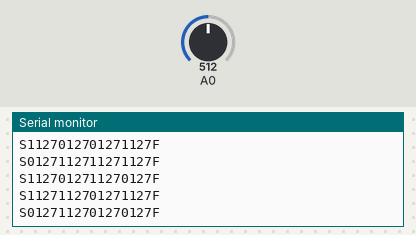
Recording of a sketch running on a simulated Arduino Uno, built with avr-gcc and run on an emulated ATmega328P. On the bench: the last lines printed to the serial monitor. Inputs (shaded band) come from the test bench; at power-on: A0 = 512. Random numbers use the default seed unless the sketch sets one.

Above: at 1.2 s.
1.3 s: A0 set to 716
At 2.1 s:
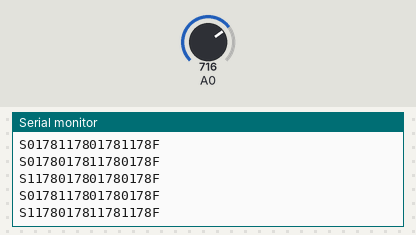
4.3 s: A0 set to 900
At 5.4 s:
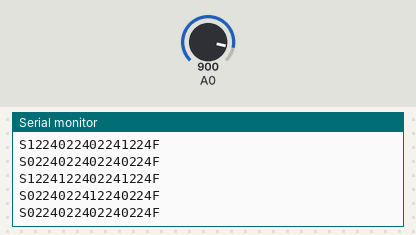

Measured:
- after the input at 1.3 s, the serial monitor: prints a new line after 0.07 s (image 1)
- after the input at 4.3 s, the serial monitor: prints a new line after 0.07 s (image 2)

The sketch:

elektronik_kod.ino
```cpp
void setup()
{

  Serial.begin(9600);
}

void loop()
{
//motor1
  int surme_deg1;
  int yon1;
  surme_deg1=analogRead(A0);
  surme_deg1=map(surme_deg1,0,1023,0,255);
  yon1=random(0,2);
//motor2
  int surme_deg2;
  int yon2;
  surme_deg2=analogRead(A0);
  surme_deg2=map(surme_deg2,0,1023,0,255);
  yon2=random(0,2);
//motor3
  int surme_deg3;
  int yon3;
  surme_deg3=analogRead(A0);
  surme_deg3=map(surme_deg3,0,1023,0,255);
  yon3=random(0,2);
//motor4
int surme_deg4;
  int yon4;
  surme_deg4=analogRead(A0);
  surme_deg4=map(surme_deg4,0,1023,0,255);
  yon4=random(0,2);
  //son print
  Serial.print("S");
  Serial.print(yon1);
  if (surme_deg1<10){
    Serial.print("00");
    Serial.print(surme_deg1);}
  else if (surme_deg1<100){
    Serial.print("0");
    Serial.print(surme_deg1);}
  else {
    Serial.print(surme_deg1);};
    Serial.print(yon2);
  if (surme_deg2<10){
    Serial.print("00");
    Serial.print(surme_deg2);}
  else if (surme_deg2<100){
    Serial.print("0");
    Serial.print(surme_deg2);}
  else {
    Serial.print(surme_deg2);};
    Serial.print(yon3);
  if (surme_deg3<10){
    Serial.print("00");
    Serial.print(surme_deg3);}
  else if (surme_deg3<100){
    Serial.print("0");
    Serial.print(surme_deg3);}
  else {
    Serial.print(surme_deg3);};
    Serial.print(yon4);
  if (surme_deg4<10){
    Serial.print("00");
    Serial.print(surme_deg1);}
  else if (surme_deg4<100){
    Serial.print("0");
    Serial.print(surme_deg4);}
  else {
    Serial.print(surme_deg4);};
  Serial.println("F");
}
```
